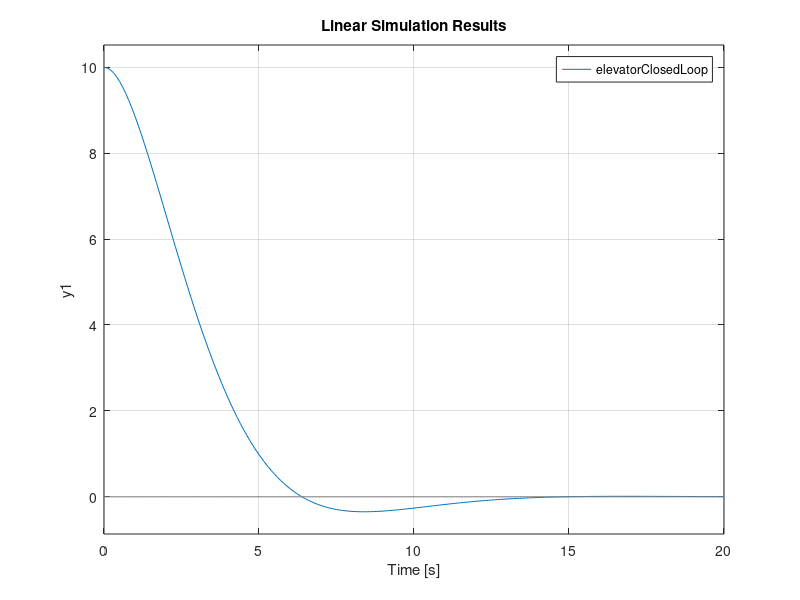

This chart was generated by the following MATLAB code:
% author: wesleyac% Setup for simulationpkg load controltimes = 0:0.1:20;% Our state space matrices in matlab/octave formatA = [0 1;     0 -10/100];B = [0;     1/100];C = [1 0];D = [0];% We'll start at a position of 10 meters with at velocity of 0 m/sstartingPosition = [10; 0];% You can think of this as the PID gains - the first value is the proportional% value, and the second one is the derivative. We'll go into ways to find this% automatically later, but for now, you can just manually twiddle with these :)K = [30 70]% This creates a model of our system, using our PID (or more accurately PD) gainselevatorClosedLoop = ss(A-B*K,B,C,D);% This simulates the system and plots it on the screenlsim(elevatorClosedLoop, 0*ones(size(times)), times, startingPosition);